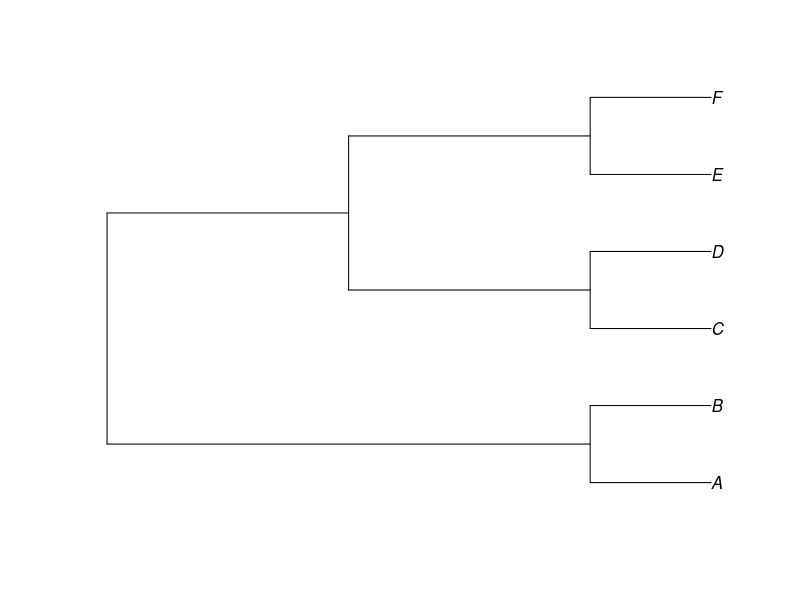
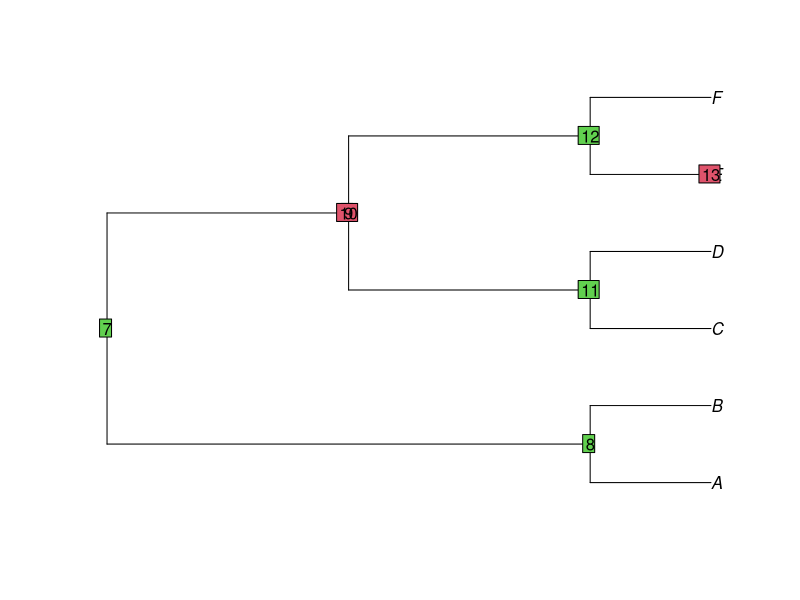
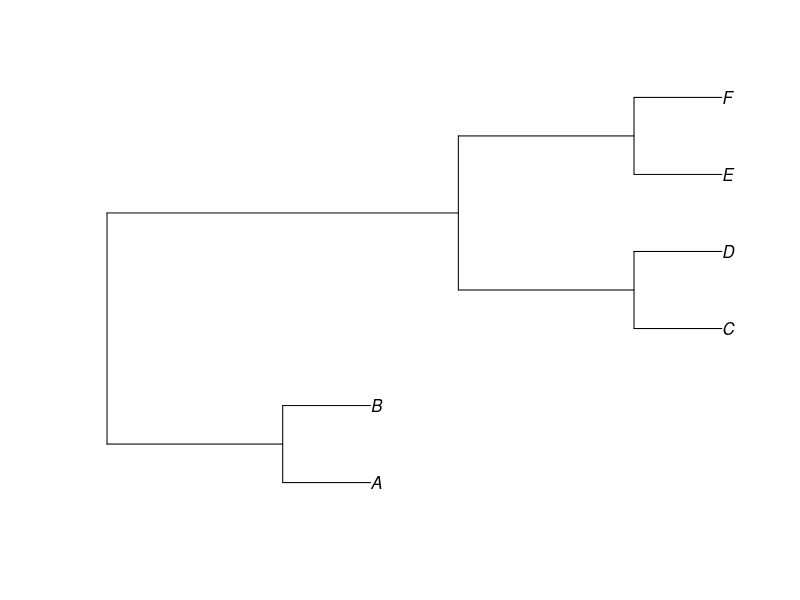

Write R code to recreate these figures, in order.
## ---- chunk 1
myTree <- ape::read.tree(text='((A, B), ((C, D), (E, F)));')
plot(myTree)
## ---- chunk 2
badTree <- ape::read.tree(text='((A, B), (((C, D), ((E), F))));')
plot(badTree)
ape::nodelabels(bg=c(3,3,2,2,3,3,2))
## ---- chunk 3
myTree <- ape::read.tree(text='((A:1, B:1):2, ((C:1, D:1):2, (E:1, F:1):2):4);')
plot(myTree)
